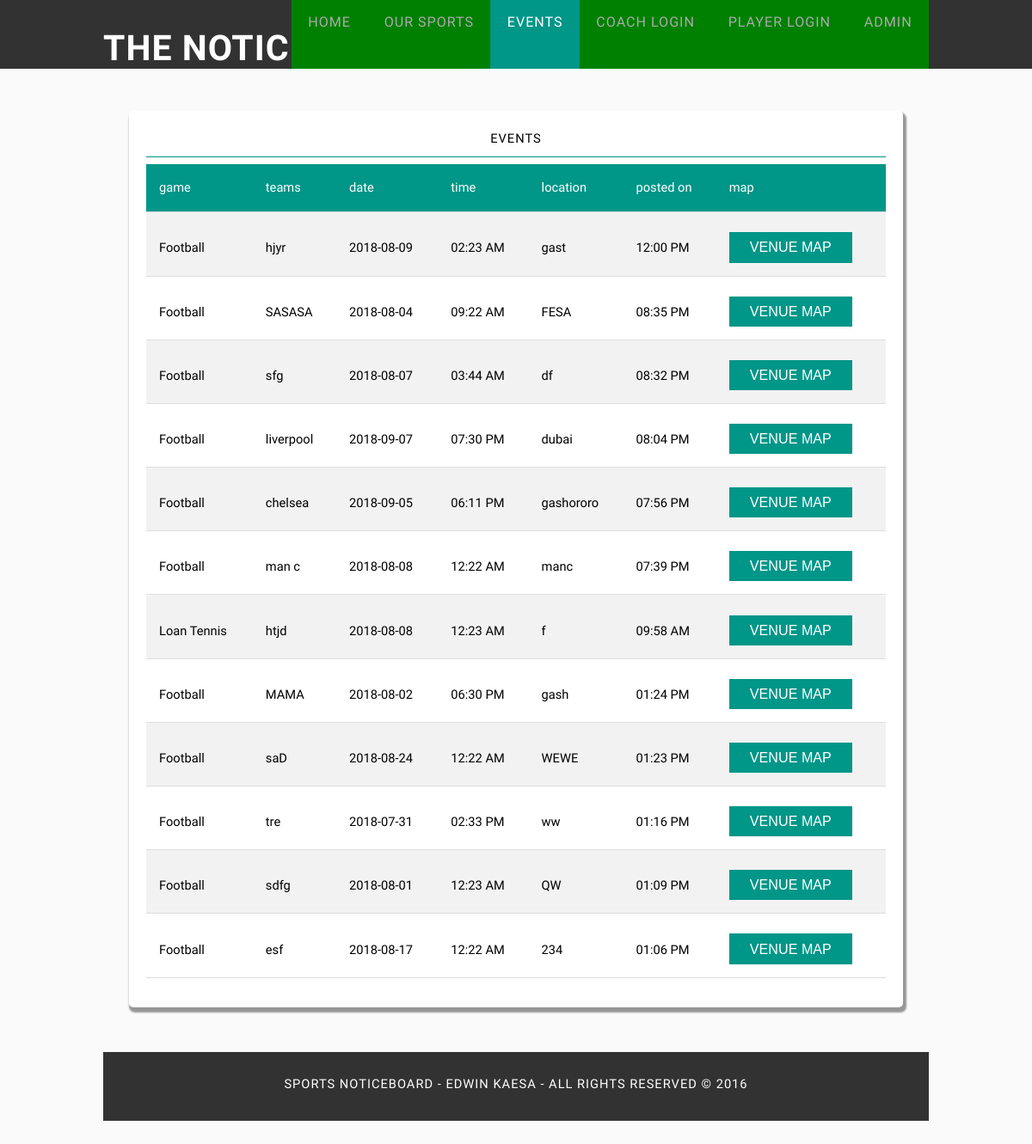
/login/a-module/events.php, run on the app's committed database.
### tables this page shows
CREATE TABLE IF NOT EXISTS `events` (
  `id` int(32) NOT NULL AUTO_INCREMENT,
  `game` varchar(32) NOT NULL,
  `team_game` varchar(32) NOT NULL,
  `game_date` date NOT NULL,
  `game_time` time NOT NULL,
  `game_venue` varchar(32) NOT NULL,
  `created_at` datetime NOT NULL DEFAULT CURRENT_TIMESTAMP,
  `updated_at` time NOT NULL DEFAULT '00:00:00',
  PRIMARY KEY (`id`)
);

### login/a-module/events.php (the view, shortened to what this page needs)
<!DOCTYPE HTML>
<html>
<head>
</head>
<body>
<div id="header">
    <div class="container">
        <div id="logo">
            <h1><a href="http://localhost/kaesa/">The NoticeBoard</a></h1>
        </div>
        <nav id="nav" style="background-color:green";>
            <ul>
                <li><a href="http://localhost/kaesa/home.php?login=success">HOME</a></li>
                <li><a href="http://localhost/kaesa/sports.php">Our Sports</a></li>
                <li class="active"><a href="#">Events</a></li>
                <li ><a href="http://localhost/kaesa/login/?p=pP10001">Coach login</a></li>
                <li ><a href="http://localhost/kaesa/login/?p=pP10002">Player Login</a></li>
                <li ><a href="http://localhost/kaesa/login/a-module/">ADMIN</a></li>
            </ul>
        </nav>
    </div>
</div>
<div id='page'>
    <div id='marketing' class='container'>
                <div id='card' class='container' style="width: 900px">
                    <h1><a href=''> <center>events </a> <center></h1><hr>
                    <div style="overflow-x:auto;">
                        <table>
                            <tr><th>game </th><th>teams </th> <th>date </th><th>time </th><th>location </th><th>posted on  </th><th>map  </th> </tr>
                            <?PHP
                            $content_sql_query= "SELECT * FROM `events`  ORDER BY id DESC ";
                            $post_content_result=mysql_query($content_sql_query);
                            if($post_content_result || mysql_num_rows($post_content_result) > 0){
                                while($content_puller=mysql_fetch_assoc($post_content_result)){
                                    $_game = $content_puller['game'];
                                    $_team = $content_puller['team_game'];
                                    $_game_date = $content_puller['game_date'];
                                    $_time = $content_puller['game_time'];
                                    $_game_venue = $content_puller['game_venue'];
                                    $_created_at = $content_puller['created_at'];
                                    $currentDateTime = $_created_at;
                                    $currentDate = $_time;
                                    $newDateTime = date('h:i A', strtotime($currentDate));
                                    $newDate = date('h:i A', strtotime($currentDateTime));
                                    echo"
        <tr><td>$_game</td> <td>$_team</td><td>$_game_date</td><td>$newDateTime </td> <td>  $_game_venue</td> <td>$newDate</td> <td><a href='http://localhost/kaesa/map/map1.php'><button class='button' >venue map</button></a></td></tr>
      ";
                                }
                            }
                            ?>
                        </table>
                    </div>
                </div><BR><BR>
<div id="copyright" class="container"><br>
    SPORTS NOTICEBOARD - EDWIN KAESA - ALL RIGHTS RESERVED &COPY; 2016
</div>
</body>
</html>

### login/a-module/css/style.css (style rules this page uses)
body { background-color:#000; }
body,input,textarea,select { font-family: 'Roboto Condensed', sans-serif; font-weight: 300; font-size: 11pt; line-height: 1.75em; }
h1,h2,h3,h4,h5,h6 { letter-spacing: 1px; text-transform: uppercase; font-weight: 300; }
h1 a, h2 a, h3 a, h4 a, h5 a, h6 a { color: inherit; text-decoration: none; }
a { color: #ff0000; }
hr { border: 0; border-top: solid 1px #009688; }
p, ul, ol, dl, table { margin-bottom: 1em; }
.button { display: inline-block; margin-top: 0.5em; padding: 0.50em 1.5em; background: #009688; text-decoration: none; border: none; text-transform: uppercase; font-size: 1.1em; color: #FFF; -moz-transition: color 0.35s ease-in-out, background-color 0.35s ease-in-out; -webkit-transition: color 0.35s ease-in-out, background-color 0.35s ease-in-out; -o-transition: color 0.35s ease-in-out, background-color 0.35s ease-in-out; -ms-transition: color 0.35s ease-in-out, background-color 0.35s ease-in-out; transition: color 0.35s ease-in-out, background-color 0.35s ease-in-out; cursor: pointer; }
#header { position: fixed; background-color:rgba(0,0,0,0.8); width:100%; height:80px; }
#header .container { position: relative; padding: 4em 0em; }
#logo { position: absolute; left: 0em; top: 3em; }
#logo a { display: block; text-decoration: none; font-size: 2.8em; font-weight: 600; color:#fff; }
#nav { position: absolute; right: 0em; top: 0em; }
#nav > ul > li { float: left; }
#nav > ul > li:last-child { padding-right: 0; }
#nav > ul > li > a, #nav > ul > li > span { display: block; margin-left: 0em; margin-top: 0em; padding-top:0em; padding: 0.80em 1.2em; letter-spacing: 0.06em; text-decoration: none; text-transform: uppercase; font-size: 1.1em; outline: 0; color: #aaa; }
#nav li.active a { background: #009688; height:80px; border-radius: 0px; color: #FFF; }
#page { background: rgb(250,250,250); }
#copyright { position: relative; height: 80px; letter-spacing: 1px; text-align: center; color: rgb(255,255,255); background-color:rgba(0,0,0,0.8); }
#marketing { margin-top: 100px; }
#card { border-top: 5px solid color:#e95d3c; border-radius:5,5,5,5; background-color: rgb(255,255,255); width:60%; height:relative; border-radius: 5px; padding:20px; box-shadow: 2px 4px 2px 2px rgba(0,0,0,.4); }
#card hr { background-color: #009688; }
table { width: 100%; }
th, td { height: 50px; text-align: left; border-bottom: 1px solid #ddd; }
tr:nth-child(even) { background-color: #f2f2f2 }
th { background-color: #009688; color: white; }

### login/a-module/css/style-desktop.css (style rules this page uses)
body,input,textarea,select { font-size: 11pt; }
#page { padding: 2em 0em 6em 0em; }

### login/a-module/events.php (style rules this page uses)
table { border-collapse: collapse; width: 100%; }
th, td { padding: 15px; text-align: left; }

### data on the page
events: game "Football", team_game "hjyr", game_date "2018-08-09", game_time "02:23 AM", game_venue "gast", created_at "12:00 PM"
events: game "Football", team_game "SASASA", game_date "2018-08-04", game_time "09:22 AM", game_venue "FESA", created_at "08:35 PM"
events: game "Football", team_game "sfg", game_date "2018-08-07", game_time "03:44 AM", game_venue "df", created_at "08:32 PM"
events: game "Football", team_game "liverpool", game_date "2018-09-07", game_time "07:30 PM", game_venue "dubai", created_at "08:04 PM"
events: game "Football", team_game "chelsea", game_date "2018-09-05", game_time "06:11 PM", game_venue "gashororo", created_at "07:56 PM"
events: game "Football", team_game "man c", game_date "2018-08-08", game_time "12:22 AM", game_venue "manc", created_at "07:39 PM"
events: game "Loan Tennis", team_game "htjd", game_date "2018-08-08", game_time "12:23 AM", game_venue "f", created_at "09:58 AM"
events: game "Football", team_game "MAMA", game_date "2018-08-02", game_time "06:30 PM", game_venue "gash", created_at "01:24 PM"
events: game "Football", team_game "saD", game_date "2018-08-24", game_time "12:22 AM", game_venue "WEWE", created_at "01:23 PM"
events: game "Football", team_game "tre", game_date "2018-07-31", game_time "02:33 PM", game_venue "ww", created_at "01:16 PM"
events: game "Football", team_game "sdfg", game_date "2018-08-01", game_time "12:23 AM", game_venue "QW", created_at "01:09 PM"
events: game "Football", team_game "esf", game_date "2018-08-17", game_time "12:22 AM", game_venue "234", created_at "01:06 PM"
